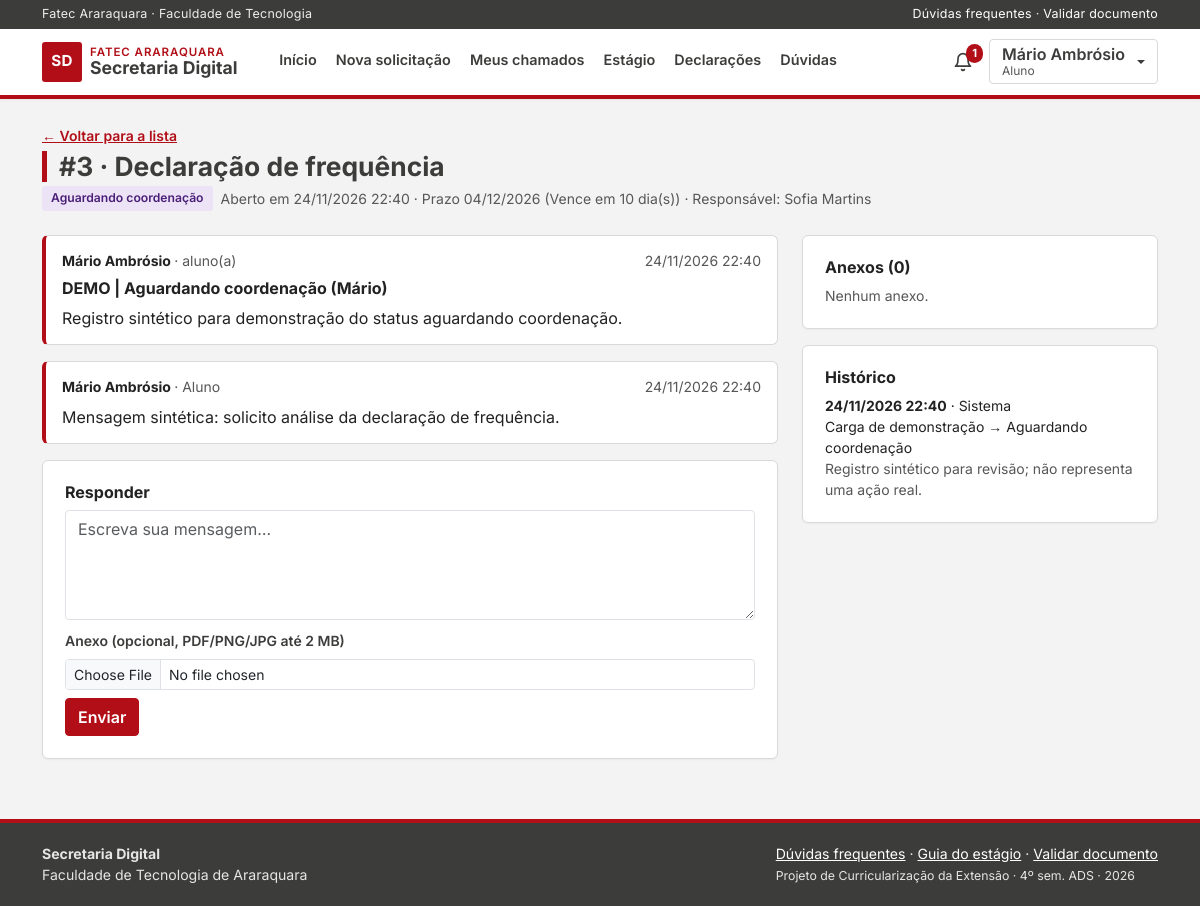
/chamado_ver.php?id=3 (signed in), run on the app's committed database.
### tables this page shows
CREATE TABLE tb_chamados (
  id_chamado        INT AUTO_INCREMENT PRIMARY KEY,
  id_aluno          INT          NOT NULL,
  id_tipo           INT          NOT NULL,
  id_responsavel    INT          NULL,
  assunto           VARCHAR(150) NOT NULL,
  descricao         TEXT         NOT NULL,
  status            ENUM('aberto','em_analise','aguardando_aluno',
                         'aguardando_coordenacao','deferido',
                         'indeferido','concluido')
                    NOT NULL DEFAULT 'aberto',
  prazo             DATE         NOT NULL,
  parecer           TEXT         NULL,
  id_parecerista    INT          NULL,
  parecer_em        DATETIME     NULL,
  aguardando_desde  DATETIME     NULL,
  ultimo_lembrete   DATETIME     NULL,
  avaliacao         TINYINT      NULL,
  criado_em         DATETIME     NOT NULL DEFAULT CURRENT_TIMESTAMP,
  atualizado_em     DATETIME     NOT NULL DEFAULT CURRENT_TIMESTAMP
                    ON UPDATE CURRENT_TIMESTAMP,
  KEY idx_chamados_status (status),
  KEY idx_chamados_prazo (prazo),
  CONSTRAINT fk_chamados_aluno FOREIGN KEY (id_aluno)
    REFERENCES tb_usuarios (id_usuario),
  CONSTRAINT fk_chamados_tipo FOREIGN KEY (id_tipo)
    REFERENCES tb_tipos (id_tipo),
  CONSTRAINT fk_chamados_responsavel FOREIGN KEY (id_responsavel)
    REFERENCES tb_usuarios (id_usuario),
  CONSTRAINT fk_chamados_parecerista FOREIGN KEY (id_parecerista)
    REFERENCES tb_usuarios (id_usuario),
  CONSTRAINT ck_chamados_avaliacao CHECK (avaliacao IS NULL OR avaliacao BETWEEN 1 AND 5)
);

CREATE TABLE tb_tipos (
  id_tipo              INT AUTO_INCREMENT PRIMARY KEY,
  nome                 VARCHAR(100) NOT NULL,
  descricao            TEXT         NULL,
  documentos_exigidos  VARCHAR(255) NULL,
  prazo_dias           SMALLINT     NOT NULL DEFAULT 5,
  precisa_coordenacao  TINYINT(1)   NOT NULL DEFAULT 0,
  exige_anexo          TINYINT(1)   NOT NULL DEFAULT 0,
  ativo                TINYINT(1)   NOT NULL DEFAULT 1,
  criado_em            DATETIME     NOT NULL DEFAULT CURRENT_TIMESTAMP,
  UNIQUE KEY uk_tipos_nome (nome)
);

CREATE TABLE tb_usuarios (
  id_usuario      INT AUTO_INCREMENT PRIMARY KEY,
  nome            VARCHAR(120) NOT NULL,
  login           VARCHAR(50)  NOT NULL,
  senha           VARCHAR(255) NOT NULL,
  email           VARCHAR(120) NOT NULL,
  nivel           ENUM('aluno','secretaria','coordenacao','admin') NOT NULL,
  id_curso        INT          NULL,
  ra              VARCHAR(20)  NULL,
  semestre        TINYINT      NULL,
  telefone        VARCHAR(20)  NULL,
  aviso_whatsapp  TINYINT(1)   NOT NULL DEFAULT 0,
  aviso_email     TINYINT(1)   NOT NULL DEFAULT 1,
  ativo           TINYINT(1)   NOT NULL DEFAULT 1,
  criado_em       DATETIME     NOT NULL DEFAULT CURRENT_TIMESTAMP,
  UNIQUE KEY uk_usuarios_login (login),
  UNIQUE KEY uk_usuarios_email (email),
  UNIQUE KEY uk_usuarios_ra (ra),
  CONSTRAINT fk_usuarios_curso FOREIGN KEY (id_curso)
    REFERENCES tb_cursos (id_curso)
);

CREATE TABLE tb_mensagens (
  id_mensagem  INT AUTO_INCREMENT PRIMARY KEY,
  id_chamado   INT        NOT NULL,
  id_usuario   INT        NOT NULL,
  mensagem     TEXT       NOT NULL,
  interna      TINYINT(1) NOT NULL DEFAULT 0,
  criado_em    DATETIME   NOT NULL DEFAULT CURRENT_TIMESTAMP,
  CONSTRAINT fk_mensagens_chamado FOREIGN KEY (id_chamado)
    REFERENCES tb_chamados (id_chamado) ON DELETE CASCADE,
  CONSTRAINT fk_mensagens_usuario FOREIGN KEY (id_usuario)
    REFERENCES tb_usuarios (id_usuario)
);

CREATE TABLE tb_historico (
  id_historico     INT AUTO_INCREMENT PRIMARY KEY,
  id_chamado       INT          NOT NULL,
  id_usuario       INT          NULL,
  acao             VARCHAR(100) NOT NULL,
  status_anterior  VARCHAR(30)  NULL,
  status_novo      VARCHAR(30)  NULL,
  observacao       VARCHAR(255) NULL,
  criado_em        DATETIME     NOT NULL DEFAULT CURRENT_TIMESTAMP,
  CONSTRAINT fk_historico_chamado FOREIGN KEY (id_chamado)
    REFERENCES tb_chamados (id_chamado) ON DELETE CASCADE,
  CONSTRAINT fk_historico_usuario FOREIGN KEY (id_usuario)
    REFERENCES tb_usuarios (id_usuario)
);

### chamado_ver.php (the view, shortened to what this page needs)
<?php
    require_once("conecta.php");
    require_once("funcoes.php");
    $id = (int)$_GET['id'];
    $chamado = busca_chamado($con, $id);
    $nivel = $_SESSION['nivel'];
    $equipe = ($nivel != "aluno");
    $finalizado = in_array($chamado['status'], array("deferido", "indeferido", "concluido"));
    $sql = "SELECT m.mensagem, m.interna, m.criado_em, u.nome, u.nivel
            FROM tb_mensagens m INNER JOIN tb_usuarios u ON u.id_usuario = m.id_usuario
            WHERE m.id_chamado = ? AND (m.interna = 0 OR ? = 1)
            ORDER BY m.criado_em ASC, m.id_mensagem ASC";
    $ve_interna = $equipe ? 1 : 0;
    $stmt = mysqli_stmt_init($con);
    mysqli_stmt_prepare($stmt, $sql);
    mysqli_stmt_bind_param($stmt, "ii", $id, $ve_interna);
    mysqli_stmt_execute($stmt);
    $mensagens = mysqli_fetch_all(mysqli_stmt_get_result($stmt), MYSQLI_ASSOC);
    $sql = "SELECT x.id_anexo, x.nome_original, x.tamanho, x.criado_em, u.nome
            FROM tb_anexos x INNER JOIN tb_usuarios u ON u.id_usuario = x.id_usuario
            WHERE x.id_chamado = ? ORDER BY x.criado_em ASC";
    $stmt = mysqli_stmt_init($con);
    mysqli_stmt_prepare($stmt, $sql);
    mysqli_stmt_bind_param($stmt, "i", $id);
    mysqli_stmt_execute($stmt);
    $anexos = mysqli_fetch_all(mysqli_stmt_get_result($stmt), MYSQLI_ASSOC);
    $sql = "SELECT h.acao, h.status_anterior, h.status_novo, h.observacao, h.criado_em, u.nome
            FROM tb_historico h LEFT JOIN tb_usuarios u ON u.id_usuario = h.id_usuario
            WHERE h.id_chamado = ? ORDER BY h.criado_em DESC, h.id_historico DESC";
    $stmt = mysqli_stmt_init($con);
    mysqli_stmt_prepare($stmt, $sql);
    mysqli_stmt_bind_param($stmt, "i", $id);
    mysqli_stmt_execute($stmt);
    $historico = mysqli_fetch_all(mysqli_stmt_get_result($stmt), MYSQLI_ASSOC);
    require_once("cabecalho.php");
?>
<div class="d-flex flex-wrap justify-content-between align-items-start gap-3 mb-4">
    <div>
        <a href="chamado_lista.php" class="small fw-semibold">← Voltar para a lista</a>
        <h1 class="mb-1 mt-1">#<?php echo $id; ?> · <?php echo seguro($chamado['tipo']); ?></h1>
        <div class="d-flex flex-wrap align-items-center gap-2">
            <?php echo etiqueta_status($chamado['status']); ?>
            <span class="text-secondary small">Aberto em <?php echo data_br($chamado['criado_em'], true); ?> · Prazo <?php echo data_br($chamado['prazo']); ?> (<?php echo strip_tags(texto_prazo($chamado['prazo'], $chamado['status'])); ?>) · Responsável: <?php echo seguro($chamado['responsavel'] ?? "ninguém ainda"); ?></span>
        </div>
    </div>
</div>
<div class="row g-4">
    <div class="col-lg-8 d-flex flex-column gap-3">
        <article class="mensagem mensagem-aluno">
            <div class="d-flex justify-content-between small mb-2">
                <strong><?php echo seguro($chamado['aluno']); ?> <span class="fw-normal text-secondary">· aluno(a)</span></strong>
                <span class="text-secondary"><?php echo data_br($chamado['criado_em'], true); ?></span>
            </div>
            <h2 class="h6 fw-bold"><?php echo seguro($chamado['assunto']); ?></h2>
            <p class="mb-0"><?php echo nl2br(seguro($chamado['descricao'])); ?></p>
        </article>
        <?php
            foreach($mensagens as $m){
                $classe = $m['interna'] ? "mensagem mensagem-interna" : ($m['nivel'] == "aluno" ? "mensagem mensagem-aluno" : "mensagem");
                $rotulo = $m['interna'] ? "<span class='text-warning-emphasis'>Nota interna · só a equipe vê</span>" : nome_nivel($m['nivel']);
                echo "<article class='$classe'>
                        <div class='d-flex justify-content-between small mb-2'>
                            <strong>" . seguro($m['nome']) . " <span class='fw-normal text-secondary'>· $rotulo</span></strong>
                            <span class='text-secondary'>" . data_br($m['criado_em'], true) . "</span>
                        </div>
                        <p class='mb-0'>" . nl2br(seguro($m['mensagem'])) . "</p>
                      </article>";
            }
        ?>
        <?php if($nivel != "admin" && !$finalizado){ ?>
        <form action="chamado_msg2.php" method="post" enctype="multipart/form-data" class="cartao">
            <h2 class="h6 fw-bold">Responder</h2>
            <textarea class="form-control mb-2" id="txtmensagem" name="txtmensagem" rows="4" required placeholder="Escreva sua mensagem…"></textarea>
            <label for="uplanexo" class="form-label small">Anexo (opcional, PDF/PNG/JPG até 2 MB)</label>
            <input type="file" class="form-control form-control-sm mb-2" id="uplanexo" name="uplanexo" accept=".pdf,.png,.jpg,.jpeg">
            <input type="submit" name="btn" value="Enviar" class="btn btn-principal">
        </form>
        <?php } ?>
    </div>
    <aside class="col-lg-4 d-flex flex-column gap-3">
        <div class="cartao">
            <h2 class="h6 fw-bold">Anexos (<?php echo count($anexos); ?>)</h2>
            <?php
                if(count($anexos) == 0){
                    echo "<p class='small text-secondary mb-0'>Nenhum anexo.</p>";
                }
            ?>
        </div>
        <div class="cartao">
            <h2 class="h6 fw-bold">Histórico</h2>
            <ol class="list-unstyled small mb-0 d-flex flex-column gap-2">
                <?php
                    foreach($historico as $h){
                        $mudanca = $h['status_novo'] ? " → " . nome_status($h['status_novo']) : "";
                        $obs = $h['observacao'] ? "<div class='text-secondary'>" . seguro($h['observacao']) . "</div>" : "";
                        echo "<li><strong>" . data_br($h['criado_em'], true) . "</strong> · " . seguro($h['nome'] ?? "Sistema") . "<br>" . seguro($h['acao']) . $mudanca . $obs . "</li>";
                    }
                ?>
            </ol>
        </div>
    </aside>
</div>
<?php require_once("rodape.php"); ?>

### funcoes.php (shortened to what this page needs)
<?php
    function seguro($texto){
        return htmlspecialchars((string)$texto, ENT_QUOTES, "UTF-8");
    }
    function nome_nivel($nivel){
        $nomes = array(
            "aluno" => "Aluno",
            "secretaria" => "Secretaria",
            "coordenacao" => "Coordenação",
            "admin" => "Administração"
        );
        return isset($nomes[$nivel]) ? $nomes[$nivel] : $nivel;
    }
    function nome_status($status){
        $nomes = array(
            "aberto" => "Aberto",
            "em_analise" => "Em análise",
            "aguardando_aluno" => "Aguardando aluno",
            "aguardando_coordenacao" => "Aguardando coordenação",
            "deferido" => "Deferido",
            "indeferido" => "Indeferido",
            "concluido" => "Concluído"
        );
        return isset($nomes[$status]) ? $nomes[$status] : $status;
    }
    function etiqueta_status($status){
        return "<span class='status status-$status'>" . nome_status($status) . "</span>";
    }
    function data_br($data, $com_hora = false){
        $tempo = strtotime($data);
        return $com_hora ? date("d/m/Y H:i", $tempo) : date("d/m/Y", $tempo);
    }
    function texto_prazo($prazo, $status){
        $dias = (int)floor((strtotime($prazo) - strtotime(date("Y-m-d"))) / 86400);
        return "Vence em $dias dia(s)";
    }
    function busca_chamado($con, $id){
        $sql = "SELECT c.*, t.nome AS tipo, t.precisa_coordenacao, t.documentos_exigidos,
                       a.nome AS aluno, a.ra, a.email AS email_aluno, a.id_curso AS curso_aluno, a.semestre,
                       cu.nome AS curso, cu.sigla,
                       r.nome AS responsavel, p.nome AS parecerista
                FROM tb_chamados c
                INNER JOIN tb_tipos t ON t.id_tipo = c.id_tipo
                INNER JOIN tb_usuarios a ON a.id_usuario = c.id_aluno
                LEFT JOIN tb_cursos cu ON cu.id_curso = a.id_curso
                LEFT JOIN tb_usuarios r ON r.id_usuario = c.id_responsavel
                LEFT JOIN tb_usuarios p ON p.id_usuario = c.id_parecerista
                WHERE c.id_chamado = ? LIMIT 1";
        $stmt = mysqli_stmt_init($con);
        mysqli_stmt_prepare($stmt, $sql);
        mysqli_stmt_bind_param($stmt, "i", $id);
        mysqli_stmt_execute($stmt);
        $res = mysqli_stmt_get_result($stmt);
        return mysqli_fetch_assoc($res);
    }
?>

### css/estilo.css (style rules this page uses)
:root { --vermelho: #B20E17; --vermelho-escuro: #8A0A11; --vermelho-claro: #FBEAEA; --cinza-escuro: #3C3C3B; --cinza: #6B6B6A; --fundo: #F3F3F3; --borda: #D9D9D9; --texto: #222222; --texto-suave: #575757; --vinho: var(--vermelho); --vinho-escuro: var(--vermelho-escuro); --vinho-claro: var(--vermelho-claro); }
body { font-family: Inter, "Segoe UI", Arial, sans-serif; background: var(--fundo); color: var(--texto); min-height: 100vh; display: flex; flex-direction: column; }
h1, h2, h3, h4, h5, h6, .marca { font-family: Inter, "Segoe UI", Arial, sans-serif; font-weight: 700; color: var(--cinza-escuro); }
h1 { font-size: 1.65rem; border-left: 5px solid var(--vermelho); padding-left: 12px; }
a { color: var(--vermelho); }
.text-secondary { color: var(--texto-suave) !important; }
.btn { border-radius: 4px; }
.btn-principal { background: var(--vermelho); border-color: var(--vermelho); color: #FFF; font-weight: 600; }
.cartao { background: #FFFFFF; border: 1px solid var(--borda); border-radius: 6px; padding: 22px; box-shadow: 0 1px 2px rgba(0,0,0,.04); }
.status { display: inline-block; padding: 3px 9px; border-radius: 3px; font-size: .76rem; font-weight: 600; white-space: nowrap; }
.status-aguardando_coordenacao { background: #ECE3F6; color: #4A1F77; }
.mensagem { background: #FFF; border: 1px solid var(--borda); border-radius: 6px; padding: 14px 16px; }
.mensagem-aluno { border-left: 4px solid var(--vermelho); }
.form-control, .form-select { border-radius: 4px; }
.form-label { font-weight: 600; color: var(--cinza-escuro); }

### data on the page
tb_chamados: id_tipo.nome "Declaração de frequência", status "Aguardando coordenação", criado_em "24/11/2026 22:40", prazo "04/12/2026", prazo+status "Vence em 10 dia(s)", id_responsavel.nome "Sofia Martins", id_aluno.nome "Mário Ambrósio", assunto "DEMO | Aguardando coordenação (Mário)", descricao "Registro sintético para demonstração do status aguardando coordenação."
tb_mensagens: id_usuario.nome "Mário Ambrósio", id_usuario.nivel "Aluno", criado_em "24/11/2026 22:40", mensagem "Mensagem sintética: solicito análise da declaração de frequência."
tb_historico: criado_em "24/11/2026 22:40", nome "Sistema", acao "Carga de demonstração", status_novo "→ Aguardando coordenação", observacao "Registro sintético para revisão; não representa uma ação real."

### other printed values
$rotulo "Início Nova solicitação Meus chamados Estágio Declarações Dúvidas"
$qtd_notif "1"
seguro($_SESSION['nome']) "Mário Ambrósio"
nome_nivel($nivel_menu) "Aluno"
$id "3"
count($anexos) "0"
